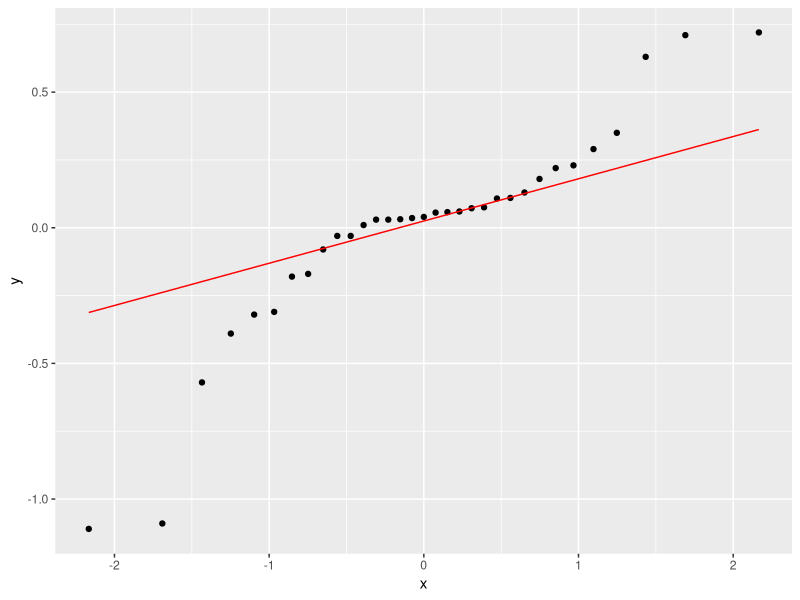
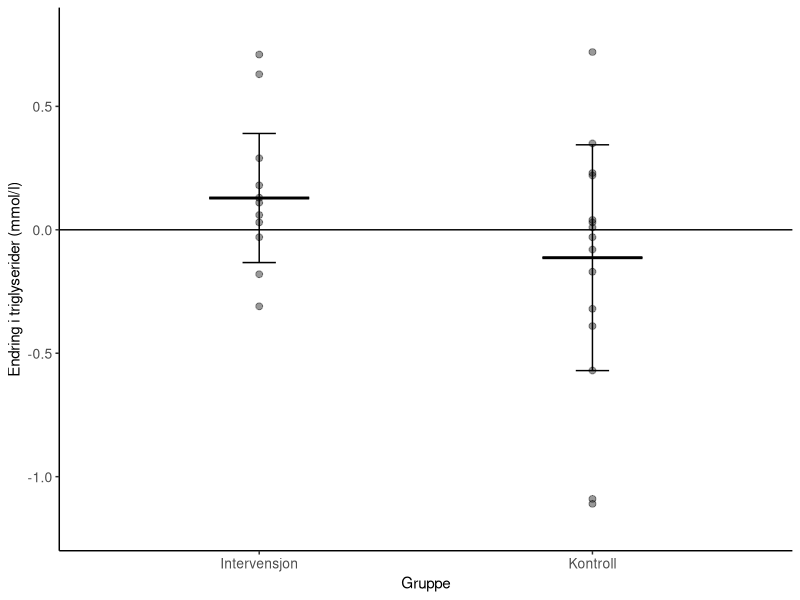
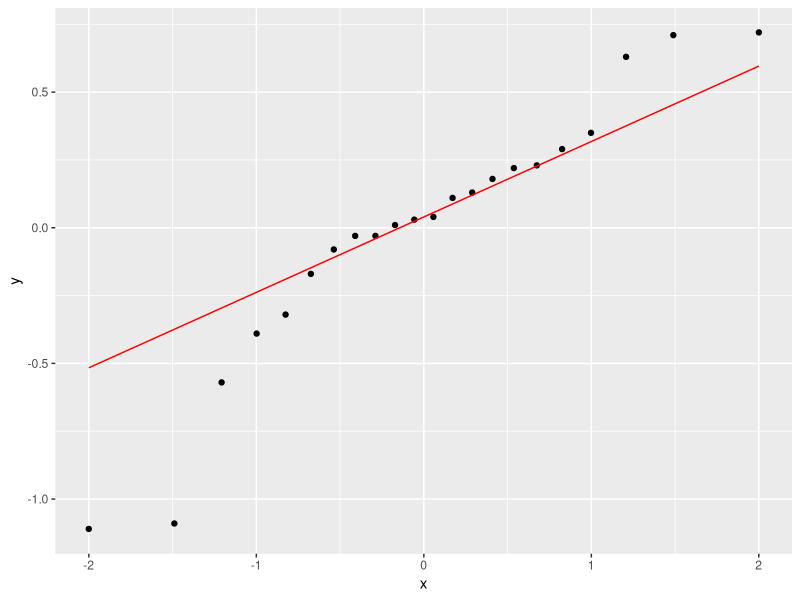
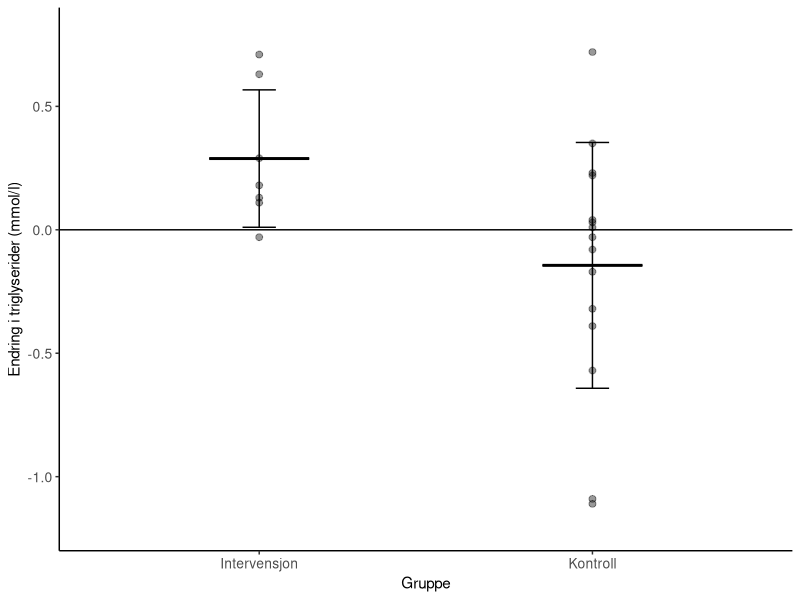
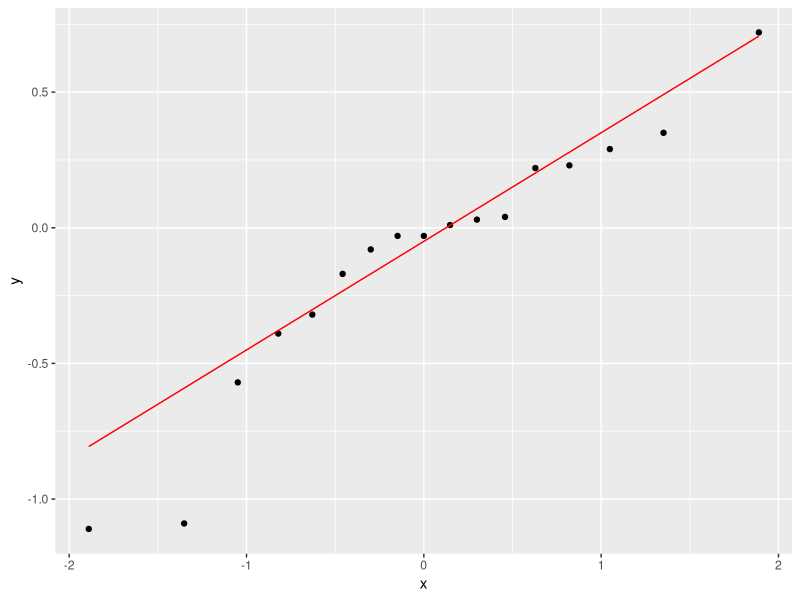
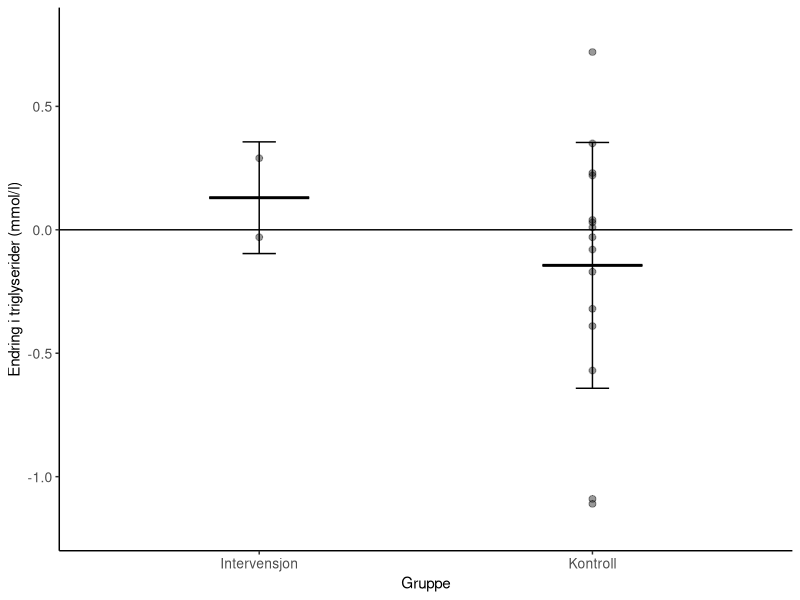
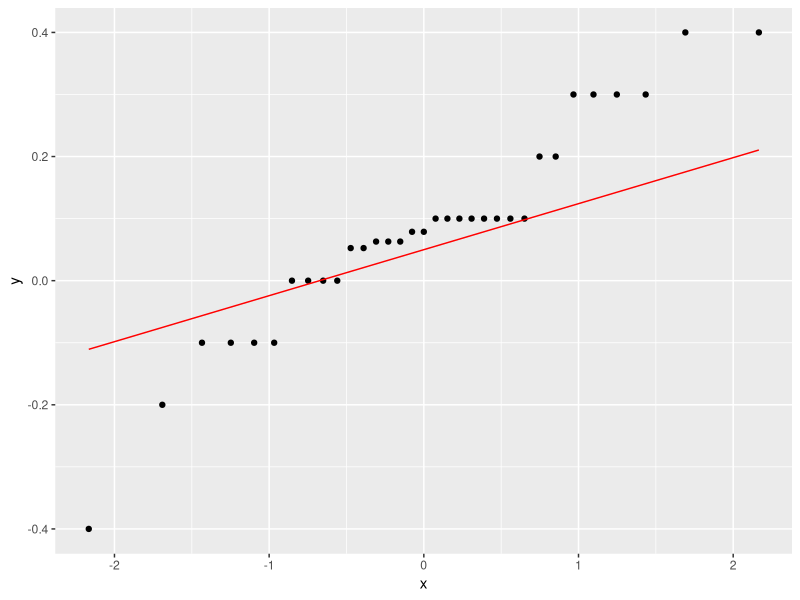
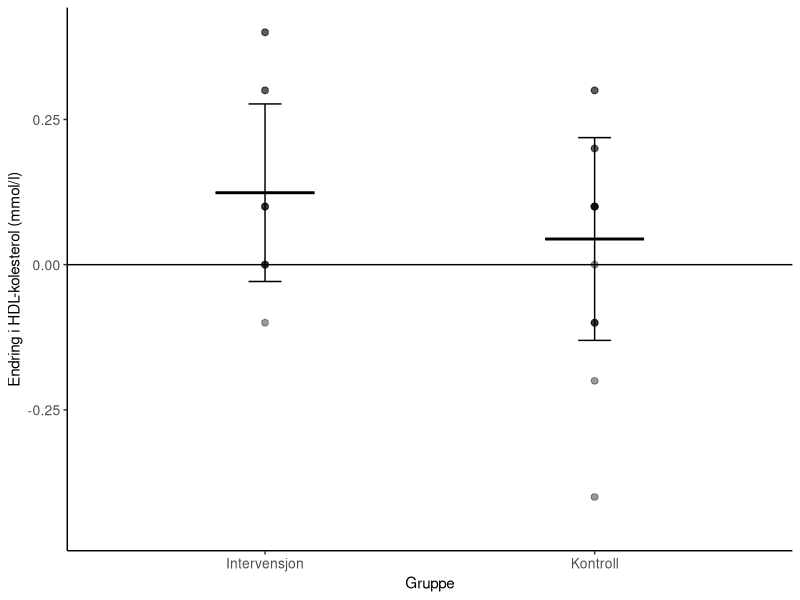

Recreate these plots in R, in order.
## ---- chunk 1
library(tidyverse); library(knitr); library(ggplot2); library(kableExtra); library(readxl); library(dplyr); library(flextable); library(pbkrtest); library(broom)
Resultatskjema <- read_excel("Resultatskjema.xlsx")
Resultatskjema.ITT <- read_excel("Resultatskjema_ITT.xlsx")

# analyse intention to treat TG
itt.tg <- Resultatskjema.ITT %>%
  select(id, group, sex, time, `s-triglyserider`) %>%
  mutate(`s-triglyserider` = as.numeric(`s-triglyserider`, na.rm = TRUE)) %>%
  mutate(time = factor(time, levels = c("pre", "post"),
                       labels = c("Pre", "Post")),
         group = factor(group, levels = c("fls", "kon"),
                        labels = c("Intervensjon", "Kontroll"))) %>% 
  drop_na() %>%
  pivot_wider(names_from = time,
              values_from = `s-triglyserider`) %>%
  mutate(change.tg.itt = Post - Pre) %>%
  mutate(change.tg.itt.pros = ((Post - Pre) / Pre) * 100) %>%
  group_by(group) %>%
  print()

# sjekker normalfordelingen 
ggplot(itt.tg, aes(sample = change.tg.itt)) + stat_qq() + stat_qq_line(col = "red")

# analyse av endringsscore fra pre til post mellom gruppene
itt.tg.lm <- lm(change.tg.itt ~ group, data = itt.tg)
summary(itt.tg.lm)

# sjekker for kovariat
itt.tg.lm.co. <- lm(change.tg.itt ~ group + sex + Pre, data = itt.tg)
summary(itt.tg.lm.co.)

itt.tg.lm.co.pre <- lm(change.tg.itt ~ group + Pre, data = itt.tg)
summary(itt.tg.lm.co.pre)

itt.tg.lm.co.sex <- lm(change.tg.itt ~ group + sex, data = itt.tg)
summary(itt.tg.lm.co.sex)

# lager et datasett med gjennomsnittsverdier av endring for bruk i graf
mean.itt.tg <- itt.tg %>%
  drop_na() %>%
  summarise(mean.tg = mean(change.tg.itt),
            sd.tg = sd(change.tg.itt)) %>%
  print()

# lager et datasett for bruk til individuelle verdier i graf (uten dropped out)
dropout.itt.tg <- itt.tg %>%
  filter(id != "tr031 10541") %>%
  filter(id != "tr031 13404") %>%
  filter(id != "tr031 11421") %>%
  filter(id != "tr031 004") %>%
  filter(id != "tr031 008") %>%
  filter(id != "tr031 001") %>%
  filter(id != "tr031 016") %>%
  drop_na() %>%
  print()

# lager graf
figur.tg.itt <- mean.itt.tg %>%
  ggplot(aes(group, mean.tg, group = group)) + geom_boxplot(width = 0.3, fill = "white", colour = "black") + geom_errorbar(aes(ymin = mean.tg - sd.tg, ymax = mean.tg + sd.tg), width = 0.1) + theme_classic() + geom_point(data = dropout.itt.tg, aes(group, change.tg.itt), size = 2, alpha = 0.4) + labs(x = "Gruppe", y = "Endring i triglyserider (mmol/l)") + geom_hline(yintercept = 0, linetype = "solid", color = "black") + theme(axis.title = element_text(size = 11), axis.text.x = element_text(size = 10), axis.text.y = element_text(size = 10)) + ylim(-1.2, 0.8)

figur.tg.itt
## ---- chunk 2
library(tidyverse); library(knitr); library(ggplot2); library(kableExtra); library(readxl); library(dplyr); library(flextable); library(pbkrtest); library(broom)
Resultatskjema <- read_excel("Resultatskjema.xlsx")

# analyse per protocl 1 treningsøkt per uke

# ordner et datasett for grafisk fremstilling med individuelle endringer fra pre til post i prosent og endringsscore for bruk i statistiske tester
pp.tg <- Resultatskjema %>%
  select(id, sex, group, time, `s-triglyserider`) %>%
  mutate(`s-triglyserider` = as.numeric(`s-triglyserider`, na.rm = TRUE)) %>%
  filter(id != "tr031 012") %>% 
  filter(id != "tr031 013") %>% 
  filter(id != "tr031 010") %>% 
  filter(id != "tr031 007") %>% 
  mutate(time = factor(time, levels = c("pre", "post"),
                       labels = c("Pre", "Post")),
         group = factor(group, levels = c("fls", "kon"),
                        labels = c("Intervensjon", "Kontroll"))) %>% 
  pivot_wider(names_from = time,
              values_from = `s-triglyserider`) %>%
  mutate(change.tg.pp = Post - Pre) %>%
  mutate(change.tg.pp.pros = ((Post - Pre)/ Pre) * 100) %>%
  group_by(group) %>%
  drop_na() %>%
  print()

# sjekker normalfordelingen 
ggplot(pp.tg, aes(sample = change.tg.pp)) + stat_qq() + stat_qq_line(col = "red")

# analyse av endringsscore fra pre til post mellom gruppene
pp.tg.lm <- lm(change.tg.pp ~ group, data = pp.tg)
summary(pp.tg.lm)

# sjekker for kovariat
pp.tg.lm.co <- lm(change.tg.pp ~ group + sex + Pre, data = pp.tg)
summary(pp.tg.lm.co)

pp.tg.lm.co.pre <- lm(change.tg.pp ~ group + Pre, data = pp.tg)
summary(pp.tg.lm.co.pre)

pp.tg.lm.co.sex <- lm(change.tg.pp ~ group + sex + Pre, data = pp.tg)
summary(pp.tg.lm.co.sex)

# lager et datasett med gjennomsnittsverdier av prosentvis endring for bruk i graf
mean.pp.tg <- pp.tg %>%
  summarise(mean.tg.pp = mean(change.tg.pp),
            sd.tg.pp = sd(change.tg.pp)) %>%
  print()

figur.tg.pp <- mean.pp.tg %>%
  ggplot(aes(group, mean.tg.pp, group = group)) + geom_boxplot(width = 0.3, fill = "white", colour = "black") + geom_errorbar(aes(ymin = mean.tg.pp - sd.tg.pp, ymax = mean.tg.pp + sd.tg.pp), width = 0.1) + theme_classic() + geom_point(data = pp.tg, aes(group, change.tg.pp), size = 2, alpha = 0.4) + labs(x = "Gruppe", y = "Endring i triglyserider (mmol/l)") + geom_hline(yintercept = 0, linetype = "solid", color = "black") + theme(axis.title = element_text(size = 11), axis.text.x = element_text(size = 10), axis.text.y = element_text(size = 10)) + ylim(-1.2, 0.8)

figur.tg.pp
## ---- chunk 3
library(tidyverse); library(knitr); library(ggplot2); library(kableExtra); library(readxl); library(dplyr); library(flextable); library(pbkrtest); library(broom); library(ggsignif)
Resultatskjema <- read_excel("Resultatskjema.xlsx")

# analyse per protocl 2 treningsøkter per uke

# ordner et datasett for grafisk fremstilling med individuelle endringer fra pre til post i prosent og endringsscore for bruk i statistiske tester
ppm.tg <- Resultatskjema %>%
  select(id, sex, group, time, `s-triglyserider`) %>%
  mutate(`s-triglyserider` = as.numeric(`s-triglyserider`, na.rm = TRUE)) %>%
  # filtrerer ut irrelevante datapunkter
  filter(id != "tr031 012") %>% 
  filter(id != "tr031 013") %>% 
  filter(id != "tr031 010") %>% 
  filter(id != "tr031 007") %>% 
  filter(id != "tr031 002") %>% 
  filter(id != "tr031 006") %>% 
  filter(id != "tr031 009") %>% 
  filter(id != "tr031 013") %>% 
  filter(id != "tr031 012") %>%
  filter(id != "tr031 015") %>%
  filter(id != "tr031 014") %>%
  mutate(time = factor(time, levels = c("pre", "post"),
                       labels = c("Pre", "Post")),
         group = factor(group, levels = c("fls", "kon"),
                        labels = c("Intervensjon", "Kontroll"))) %>% 
  pivot_wider(names_from = time,
              values_from = `s-triglyserider`) %>%
  mutate(change.tg.ppm = Post - Pre) %>%
  mutate(change.tg.pros.ppm = ((Post - Pre)/ Pre) * 100) %>%
  group_by(group) %>%
  drop_na() %>%
  print()

# sjekker normalfordelingen 
ggplot(ppm.tg, aes(sample = change.tg.ppm)) + stat_qq() + stat_qq_line(col = "red")

# analyse av endringsscore fra pre til post mellom gruppene
ppm.tg.lm <- lm(change.tg.ppm ~ group, data = ppm.tg)
summary(ppm.tg.lm)

# sjekker for kovariat
ppm.tg.lm.co <- lm(change.tg.ppm ~ group + sex + Pre, data = ppm.tg)
summary(ppm.tg.lm.co)

ppm.tg.lm.co.pre <- lm(change.tg.ppm ~ group + Pre, data = ppm.tg)
summary(ppm.tg.lm.co.pre)

ppm.tg.lm.co.sex <- lm(change.tg.ppm ~ group + sex + Pre, data = ppm.tg)
summary(ppm.tg.lm.co.sex)

# lager et datasett med gjennomsnittsverdier av prosentvis endring for bruk i graf
mean.ppm.tg <- ppm.tg %>%
  summarise(mean.tg.ppm = mean(change.tg.ppm),
            sd.tg.ppm = sd(change.tg.ppm)) %>%
  print()

figur.tg.ppm <- mean.ppm.tg %>%
  ggplot(aes(group, mean.tg.ppm, group = group)) + geom_boxplot(width = 0.3, fill = "white", colour = "black") + geom_errorbar(aes(ymin = mean.tg.ppm - sd.tg.ppm, ymax = mean.tg.ppm + sd.tg.ppm), width = 0.1) + theme_classic() + geom_point(data = ppm.tg, aes(group, change.tg.ppm), size = 2, alpha = 0.4) + labs(x = "Gruppe", y = "Endring i triglyserider (mmol/l)") + geom_hline(yintercept = 0, linetype = "solid", color = "black") + theme(axis.title = element_text(size = 11), axis.text.x = element_text(size = 10), axis.text.y = element_text(size = 10)) + ylim(-1.2, 0.8)

figur.tg.ppm
## ---- chunk 4
library(tidyverse); library(knitr); library(ggplot2); library(kableExtra); library(readxl); library(dplyr); library(flextable); library(pbkrtest); library(broom)
Resultatskjema <- read_excel("Resultatskjema.xlsx")
Resultatskjema.ITT <- read_excel("Resultatskjema_ITT.xlsx")

# analyse intention to treat HDL
itt.hdl <- Resultatskjema.ITT %>%
  select(id, group, sex, time, `s-hdl`) %>%
  mutate(`s-hdl` = as.numeric(`s-hdl`, na.rm = TRUE)) %>%
  mutate(time = factor(time, levels = c("pre", "post"),
                       labels = c("Pre", "Post")),
         group = factor(group, levels = c("fls", "kon"),
                        labels = c("Intervensjon", "Kontroll"))) %>% 
  pivot_wider(names_from = time,
              values_from = `s-hdl`) %>%
  mutate(change.hdl.itt = Post - Pre) %>%
  mutate(change.hdl.itt.pros = ((Post - Pre) / Pre) * 100) %>%
  group_by(group) %>%
  drop_na() %>%
  print()

# sjekker normalfordelingen 
ggplot(itt.hdl, aes(sample = change.hdl.itt)) + stat_qq() + stat_qq_line(col = "red")

# analyse av endringsscore fra pre til post mellom gruppene
itt.hdl.lm <- lm(change.hdl.itt ~ group, data = itt.hdl)
summary(itt.hdl.lm)

# sjekker for kovariat
itt.hdl.lm.co. <- lm(change.hdl.itt ~ group + sex + Pre, data = itt.hdl)
summary(itt.hdl.lm.co.)

itt.hdl.lm.co.pre <- lm(change.hdl.itt ~ group + Pre, data = itt.hdl)
summary(itt.hdl.lm.co.pre)

itt.hdl.lm.co.sex <- lm(change.hdl.itt ~ group + sex, data = itt.hdl)
summary(itt.hdl.lm.co.sex)

# lager et datasett med gjennomsnittsverdier av endring for bruk i graf
mean.itt.hdl <- itt.hdl %>%
  drop_na() %>%
  summarise(mean.hdl = mean(change.hdl.itt),
            sd.hdl = sd(change.hdl.itt)) %>%
  print()

# lager et datasett for bruk til individuelle verdier i graf (uten dropped out)
dropout.itt.hdl <- itt.hdl %>%
  filter(id != "tr031 10541") %>%
  filter(id != "tr031 13404") %>%
  filter(id != "tr031 11421") %>%
  filter(id != "tr031 004") %>%
  filter(id != "tr031 008") %>%
  filter(id != "tr031 001") %>%
  filter(id != "tr031 016") %>%
  drop_na() %>%
  print()

# lager graf
figur.hdl.itt <- mean.itt.hdl %>%
  ggplot(aes(group, mean.hdl, group = group)) + geom_boxplot(width = 0.3, fill = "white", colour = "black") + geom_errorbar(aes(ymin = mean.hdl - sd.hdl, ymax = mean.hdl + sd.hdl), width = 0.1) + theme_classic() + geom_point(data = dropout.itt.hdl, aes(group, change.hdl.itt), size = 2, alpha = 0.4) + labs(x = "Gruppe", y = "Endring i HDL-kolesterol (mmol/l)") + geom_hline(yintercept = 0, linetype = "solid", color = "black") + theme(axis.title = element_text(size = 11), axis.text.x = element_text(size = 10), axis.text.y = element_text(size = 10)) + ylim(-0.45, 0.4)

figur.hdl.itt
## ---- chunk 5
library(tidyverse); library(knitr); library(ggplot2); library(kableExtra); library(readxl); library(dplyr); library(flextable); library(pbkrtest); library(broom)
Resultatskjema <- read_excel("Resultatskjema.xlsx")

# analyse per protocl 1 treningsøkt per uke

# ordner et datasett for grafisk fremstilling med individuelle endringer fra pre til post i prosent og endringsscore for bruk i statistiske tester
pp.hdl <- Resultatskjema %>%
  select(id, group, sex, time, `s-hdl`) %>%
  mutate(`s-hdl` = as.numeric(`s-hdl`, na.rm = TRUE)) %>%
  filter(id != "tr031 012") %>% 
  filter(id != "tr031 013") %>% 
  filter(id != "tr031 010") %>% 
  filter(id != "tr031 007") %>% 
  mutate(time = factor(time, levels = c("pre", "post"),
                       labels = c("Pre", "Post")),
         group = factor(group, levels = c("fls", "kon"),
                        labels = c("Intervensjon", "Kontroll"))) %>% 
  pivot_wider(names_from = time,
              values_from = `s-hdl`) %>%
  mutate(change.hdl.pp = Post - Pre) %>%
  mutate(change.hdl.pp.pros = ((Post - Pre)/ Pre) * 100) %>%
  group_by(group) %>%
  drop_na() %>%
  print()

# sjekker normalfordelingen 
ggplot(pp.hdl, aes(sample = change.hdl.pp)) + stat_qq() + stat_qq_line(col = "red")

# analyse av endringsscore fra pre til post mellom gruppene
pp.hdl.lm <- lm(change.hdl.pp ~ group, data = pp.hdl)
summary(pp.hdl.lm)

# sjekker for kovariat
pp.hdl.lm.co <- lm(change.hdl.pp ~ group + sex + Pre, data = pp.hdl)
summary(pp.hdl.lm.co)

pp.hdl.lm.co.pre <- lm(change.hdl.pp ~ group + Pre, data = pp.hdl)
summary(pp.hdl.lm.co.pre)

pp.hdl.lm.co.sex <- lm(change.hdl.pp ~ group + sex + Pre, data = pp.hdl)
summary(pp.hdl.lm.co.sex)

# lager et datasett med gjennomsnittsverdier av prosentvis endring for bruk i graf
mean.pp.hdl <- pp.hdl %>%
  summarise(mean.hdl.pp = mean(change.hdl.pp),
            sd.hdl.pp = sd(change.hdl.pp)) %>%
  print()

figur.hdl.pp <- mean.pp.hdl %>%
  ggplot(aes(group, mean.hdl.pp, group = group)) + geom_boxplot(width = 0.3, fill = "white", colour = "black") + geom_errorbar(aes(ymin = mean.hdl.pp - sd.hdl.pp, ymax = mean.hdl.pp + sd.hdl.pp), width = 0.1) + theme_classic() + geom_point(data = pp.hdl, aes(group, change.hdl.pp), size = 2, alpha = 0.4) + labs(x = "Gruppe", y = "Endring i HDL-kolesterol (mmol/l)") + geom_hline(yintercept = 0, linetype = "solid", color = "black") + theme(axis.title = element_text(size = 11), axis.text.x = element_text(size = 10), axis.text.y = element_text(size = 10)) + ylim(-0.45, 0.4)

figur.hdl.pp
## ---- chunk 6
library(tidyverse); library(knitr); library(ggplot2); library(kableExtra); library(readxl); library(dplyr); library(flextable); library(pbkrtest); library(broom); library(ggsignif)
Resultatskjema <- read_excel("Resultatskjema.xlsx")

# analyse per protocl 2 treningsøkter per uke

# ordner et datasett for grafisk fremstilling med individuelle endringer fra pre til post i prosent og endringsscore for bruk i statistiske tester
ppm.hdl <- Resultatskjema %>%
  select(id, group, sex, time, `s-hdl`) %>%
  mutate(`s-hdl` = as.numeric(`s-hdl`, na.rm = TRUE)) %>%
  # filtrerer ut irrelevante datapunkter
  filter(id != "tr031 012") %>% 
  filter(id != "tr031 013") %>% 
  filter(id != "tr031 010") %>% 
  filter(id != "tr031 007") %>% 
  filter(id != "tr031 002") %>% 
  filter(id != "tr031 006") %>% 
  filter(id != "tr031 009") %>% 
  filter(id != "tr031 013") %>% 
  filter(id != "tr031 012") %>%
  filter(id != "tr031 015") %>%
  filter(id != "tr031 014") %>%
  mutate(time = factor(time, levels = c("pre", "post"),
                       labels = c("Pre", "Post")),
         group = factor(group, levels = c("fls", "kon"),
                        labels = c("Intervensjon", "Kontroll"))) %>% 
  pivot_wider(names_from = time,
              values_from = `s-hdl`) %>%
  mutate(change.hdl.ppm = Post - Pre) %>%
  mutate(change.hdl.pros.ppm = ((Post - Pre)/ Pre) * 100) %>%
  group_by(group) %>%
  drop_na() %>%
  print()

# sjekker normalfordelingen 
ggplot(ppm.hdl, aes(sample = change.hdl.ppm)) + stat_qq() + stat_qq_line(col = "red")

# analyse av endringsscore fra pre til post mellom gruppene
ppm.hdl.lm <- lm(change.hdl.ppm ~ group, data = ppm.hdl)
summary(ppm.hdl.lm)

# sjekker for kovariat
ppm.hdl.lm.co <- lm(change.hdl.ppm ~ group + sex + Pre, data = ppm.hdl)
summary(ppm.hdl.lm.co)

ppm.hdl.lm.co.pre <- lm(change.hdl.ppm ~ group + Pre, data = ppm.hdl)
summary(ppm.hdl.lm.co.pre)

ppm.hdl.lm.co.sex <- lm(change.hdl.ppm ~ group + sex + Pre, data = ppm.hdl)
summary(ppm.hdl.lm.co.sex)

# lager et datasett med gjennomsnittsverdier av prosentvis endring for bruk i graf
mean.ppm.hdl <- ppm.hdl %>%
  summarise(mean.hdl.ppm = mean(change.hdl.ppm),
            sd.hdl.ppm = sd(change.hdl.ppm)) %>%
  print()

figur.hdl.ppm <- mean.ppm.hdl %>%
  ggplot(aes(group, mean.hdl.ppm, group = group)) + geom_boxplot(width = 0.3, fill = "white", colour = "black") + geom_errorbar(aes(ymin = mean.hdl.ppm - sd.hdl.ppm, ymax = mean.hdl.ppm + sd.hdl.ppm), width = 0.1) + theme_classic() + geom_point(data = ppm.hdl, aes(group, change.hdl.ppm), size = 2, alpha = 0.4) + labs(x = "Gruppe", y = "Endring i HDL-koleserol (mmol/l)") + geom_hline(yintercept = 0, linetype = "solid", color = "black") + theme(axis.title = element_text(size = 11), axis.text.x = element_text(size = 10), axis.text.y = element_text(size = 10)) + ylim(-0.45, 0.4)

figur.hdl.ppm
## ---- chunk 7
library(tidyverse); library(knitr); library(ggplot2); library(kableExtra); library(readxl); library(dplyr); library(flextable); library(pbkrtest); library(broom)
Resultatskjema <- read_excel("Resultatskjema.xlsx")
Resultatskjema.ITT <- read_excel("Resultatskjema_ITT.xlsx")

# analyse intention to treat HDL
itt.ldl <- Resultatskjema.ITT %>%
  select(id, group, sex, time, `s-ldl`) %>%
  mutate(`s-ldl` = as.numeric(`s-ldl`, na.rm = TRUE)) %>%
  mutate(time = factor(time, levels = c("pre", "post"),
                       labels = c("Pre", "Post")),
         group = factor(group, levels = c("fls", "kon"),
                        labels = c("Intervensjon", "Kontroll"))) %>% 
  pivot_wider(names_from = time,
              values_from = `s-ldl`) %>%
  mutate(change.ldl.itt = Post - Pre) %>%
  mutate(change.ldl.itt.pros = ((Post - Pre) / Pre) * 100) %>%
  group_by(group) %>%
  drop_na() %>%
  print()

# sjekker normalfordelingen 
ggplot(itt.ldl, aes(sample = change.ldl.itt)) + stat_qq() + stat_qq_line(col = "red")

# analyse av endringsscore fra pre til post mellom gruppene
itt.ldl.lm <- lm(change.ldl.itt ~ group, data = itt.ldl)
summary(itt.ldl.lm)

# sjekker for kovariat
itt.ldl.lm.co. <- lm(change.ldl.itt ~ group + sex + Pre, data = itt.ldl)
summary(itt.ldl.lm.co.)

itt.ldl.lm.co.pre <- lm(change.ldl.itt ~ group + Pre, data = itt.ldl)
summary(itt.ldl.lm.co.pre)

itt.ldl.lm.co.sex <- lm(change.ldl.itt ~ group + sex, data = itt.ldl)
summary(itt.ldl.lm.co.sex)

# lager et datasett med gjennomsnittsverdier av endring for bruk i graf
mean.itt.ldl <- itt.ldl %>%
  drop_na() %>%
  summarise(mean.ldl = mean(change.ldl.itt),
            sd.ldl = sd(change.ldl.itt)) %>%
  print()

# lager et datasett for bruk til individuelle verdier i graf (uten dropped out)
dropout.itt.ldl <- itt.ldl %>%
  filter(id != "tr031 10541") %>%
  filter(id != "tr031 13404") %>%
  filter(id != "tr031 11421") %>%
  filter(id != "tr031 004") %>%
  filter(id != "tr031 008") %>%
  filter(id != "tr031 001") %>%
  filter(id != "tr031 016") %>%
  drop_na() %>%
  print()

# lager graf
figur.ldl.itt <- mean.itt.ldl %>%
  ggplot(aes(group, mean.ldl, group = group)) + geom_boxplot(width = 0.3, fill = "white", colour = "black") + geom_errorbar(aes(ymin = mean.ldl - sd.ldl, ymax = mean.ldl + sd.ldl), width = 0.1) + theme_classic() + geom_point(data = dropout.itt.ldl, aes(group, change.ldl.itt), size = 2, alpha = 0.4) + labs(x = "Gruppe", y = "Endring i LDL-kolesterol (mmol/l)") + geom_hline(yintercept = 0, linetype = "solid", color = "black") + theme(axis.title = element_text(size = 11), axis.text.x = element_text(size = 10), axis.text.y = element_text(size = 10)) + ylim(-0.5, 2)

figur.ldl.itt
## ---- chunk 8
library(tidyverse); library(knitr); library(ggplot2); library(kableExtra); library(readxl); library(dplyr); library(flextable); library(pbkrtest); library(broom)
Resultatskjema <- read_excel("Resultatskjema.xlsx")

# analyse per protocl 1 treningsøkt per uke

# ordner et datasett for grafisk fremstilling med individuelle endringer fra pre til post i prosent og endringsscore for bruk i statistiske tester
pp.ldl <- Resultatskjema %>%
  select(id, group, sex, time, `s-ldl`) %>%
  mutate(`s-ldl` = as.numeric(`s-ldl`, na.rm = TRUE)) %>%
  filter(id != "tr031 012") %>% 
  filter(id != "tr031 013") %>% 
  filter(id != "tr031 010") %>% 
  filter(id != "tr031 007") %>% 
  mutate(time = factor(time, levels = c("pre", "post"),
                       labels = c("Pre", "Post")),
         group = factor(group, levels = c("fls", "kon"),
                        labels = c("Intervensjon", "Kontroll"))) %>% 
  pivot_wider(names_from = time,
              values_from = `s-ldl`) %>%
  mutate(change.ldl.pp = Post - Pre) %>%
  mutate(change.ldl.pp.pros = ((Post - Pre)/ Pre) * 100) %>%
  group_by(group) %>%
  drop_na() %>%
  print()

# sjekker normalfordelingen 
ggplot(pp.ldl, aes(sample = change.ldl.pp)) + stat_qq() + stat_qq_line(col = "red")

# analyse av endringsscore fra pre til post mellom gruppene
pp.ldl.lm <- lm(change.ldl.pp ~ group, data = pp.ldl)
summary(pp.ldl.lm)

# sjekker for kovariat
pp.ldl.lm.co <- lm(change.ldl.pp ~ group + sex + Pre, data = pp.ldl)
summary(pp.ldl.lm.co)

pp.ldl.lm.co.pre <- lm(change.ldl.pp ~ group + Pre, data = pp.ldl)
summary(pp.ldl.lm.co.pre)

pp.ldl.lm.co.sex <- lm(change.ldl.pp ~ group + sex + Pre, data = pp.ldl)
summary(pp.ldl.lm.co.sex)

# lager et datasett med gjennomsnittsverdier av prosentvis endring for bruk i graf
mean.pp.ldl <- pp.ldl %>%
  summarise(mean.ldl.pp = mean(change.ldl.pp),
            sd.ldl.pp = sd(change.ldl.pp)) %>%
  print()

figur.ldl.pp <- mean.pp.ldl %>%
  ggplot(aes(group, mean.ldl.pp, group = group)) + geom_boxplot(width = 0.3, fill = "white", colour = "black") + geom_errorbar(aes(ymin = mean.ldl.pp - sd.ldl.pp, ymax = mean.ldl.pp + sd.ldl.pp), width = 0.1) + theme_classic() + geom_point(data = pp.ldl, aes(group, change.ldl.pp), size = 2, alpha = 0.4) + labs(x = "Gruppe", y = "Endring i LDL-kolesterol (mmol/l)") + geom_hline(yintercept = 0, linetype = "solid", color = "black") + theme(axis.title = element_text(size = 11), axis.text.x = element_text(size = 10), axis.text.y = element_text(size = 10)) + ylim(-0.5, 2)

figur.ldl.pp
## ---- chunk 9
library(tidyverse); library(knitr); library(ggplot2); library(kableExtra); library(readxl); library(dplyr); library(flextable); library(pbkrtest); library(broom); library(ggsignif)
Resultatskjema <- read_excel("Resultatskjema.xlsx")

# analyse per protocl 2 treningsøkter per uke

# ordner et datasett for grafisk fremstilling med individuelle endringer fra pre til post i prosent og endringsscore for bruk i statistiske tester
ppm.ldl <- Resultatskjema %>%
  select(id, group, sex, time, `s-ldl`) %>%
  mutate(`s-ldl` = as.numeric(`s-ldl`, na.rm = TRUE)) %>%
  # filtrerer ut irrelevante datapunkter
  filter(id != "tr031 012") %>% 
  filter(id != "tr031 013") %>% 
  filter(id != "tr031 010") %>% 
  filter(id != "tr031 007") %>% 
  filter(id != "tr031 002") %>% 
  filter(id != "tr031 006") %>% 
  filter(id != "tr031 009") %>% 
  filter(id != "tr031 013") %>% 
  filter(id != "tr031 012") %>%
  filter(id != "tr031 015") %>%
  filter(id != "tr031 014") %>%
  mutate(time = factor(time, levels = c("pre", "post"),
                       labels = c("Pre", "Post")),
         group = factor(group, levels = c("fls", "kon"),
                        labels = c("Intervensjon", "Kontroll"))) %>% 
  pivot_wider(names_from = time,
              values_from = `s-ldl`) %>%
  mutate(change.ldl.ppm = Post - Pre) %>%
  mutate(change.ldl.pros.ppm = ((Post - Pre)/ Pre) * 100) %>%
  group_by(group) %>%
  drop_na() %>%
  print()

# sjekker normalfordelingen 
ggplot(ppm.ldl, aes(sample = change.ldl.ppm)) + stat_qq() + stat_qq_line(col = "red")

# analyse av endringsscore fra pre til post mellom gruppene
ppm.ldl.lm <- lm(change.ldl.ppm ~ group, data = ppm.ldl)
summary(ppm.ldl.lm)

# sjekker for kovariat
ppm.ldl.lm.co <- lm(change.ldl.ppm ~ group + sex + Pre, data = ppm.ldl)
summary(ppm.ldl.lm.co)

ppm.ldl.lm.co.pre <- lm(change.ldl.ppm ~ group + Pre, data = ppm.ldl)
summary(ppm.ldl.lm.co.pre)

ppm.ldl.lm.co.sex <- lm(change.ldl.ppm ~ group + sex + Pre, data = ppm.ldl)
summary(ppm.ldl.lm.co.sex)

# lager et datasett med gjennomsnittsverdier av prosentvis endring for bruk i graf
mean.ppm.ldl <- ppm.ldl %>%
  summarise(mean.ldl.ppm = mean(change.ldl.ppm),
            sd.ldl.ppm = sd(change.ldl.ppm)) %>%
  print()

figur.ldl.ppm <- mean.ppm.ldl %>%
  ggplot(aes(group, mean.ldl.ppm, group = group)) + geom_boxplot(width = 0.3, fill = "white", colour = "black") + geom_errorbar(aes(ymin = mean.ldl.ppm - sd.ldl.ppm, ymax = mean.ldl.ppm + sd.ldl.ppm), width = 0.1) + theme_classic() + geom_point(data = ppm.ldl, aes(group, change.ldl.ppm), size = 2, alpha = 0.4) + labs(x = "Gruppe", y = "Endring i LDL-koleserol (mmol/l)") + geom_hline(yintercept = 0, linetype = "solid", color = "black") + theme(axis.title = element_text(size = 11), axis.text.x = element_text(size = 10), axis.text.y = element_text(size = 10)) + ylim(-0.5, 2)

figur.ldl.ppm
## ---- chunk 10
library(cowplot)
plot_grid(figur.tg.itt, figur.tg.pp, figur.tg.ppm, figur.hdl.itt, figur.hdl.pp, figur.hdl.ppm, figur.ldl.itt, figur.ldl.pp, figur.ldl.ppm, labels = c('A', 'B', 'C'))
